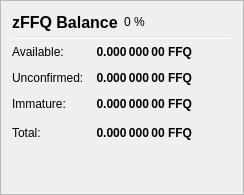
                   <widget class="QFrame" name="frame_ZerocoinBalances">
                    <property name="frameShape">
                     <enum>QFrame::StyledPanel</enum>
                    </property>
                    <property name="frameShadow">
                     <enum>QFrame::Raised</enum>
                    </property>
                    <layout class="QVBoxLayout" name="verticalLayout_7">
                     <item>
                      <layout class="QHBoxLayout" name="horizontalLayout_8" stretch="0,0,0">
                       <item>
                        <widget class="QLabel" name="label_5z_3">
                         <property name="minimumSize">
                          <size>
                           <width>0</width>
                           <height>20</height>
                          </size>
                         </property>
                         <property name="font">
                          <font>
                           <pointsize>12</pointsize>
                           <weight>75</weight>
                           <bold>true</bold>
                          </font>
                         </property>
                         <property name="text">
                          <string>zFFQ Balance</string>
                         </property>
                        </widget>
                       </item>
                       <item>
                        <widget class="QLabel" name="labelzFFQPercent">
                         <property name="text">
                          <string notr="true">0 %</string>
                         </property>
                        </widget>
                       </item>
                       <item>
                        <spacer name="horizontalSpacer_11">
                         <property name="orientation">
                          <enum>Qt::Horizontal</enum>
                         </property>
                         <property name="sizeHint" stdset="0">
                          <size>
                           <width>40</width>
                           <height>20</height>
                          </size>
                         </property>
                        </spacer>
                       </item>
                      </layout>
                     </item>
                     <item>
                      <widget class="Line" name="line_ZerocoinBalance">
                       <property name="minimumSize">
                        <size>
                         <width>0</width>
                         <height>1</height>
                        </size>
                       </property>
                       <property name="maximumSize">
                        <size>
                         <width>16777215</width>
                         <height>1</height>
                        </size>
                       </property>
                       <property name="orientation">
                        <enum>Qt::Horizontal</enum>
                       </property>
                      </widget>
                     </item>
                     <item>
                      <layout class="QGridLayout" name="gridLayout_5">
                       <property name="spacing">
                        <number>12</number>
                       </property>
                       <item row="1" column="0">
                        <widget class="QLabel" name="labelzBalanceMatureText">
                         <property name="toolTip">
                          <string>Mature: more than 20 confirmation and more than 1 mint of the same denomination after it was minted.
These zFFQ are spendable.</string>
                         </property>
                         <property name="text">
                          <string>Available:</string>
                         </property>
                        </widget>
                       </item>
                       <item row="1" column="1">
                        <widget class="QLabel" name="labelzBalanceMature">
                         <property name="font">
                          <font>
                           <weight>75</weight>
                           <bold>true</bold>
                          </font>
                         </property>
                         <property name="toolTip">
                          <string>Mature: more than 20 confirmation and more than 1 mint of the same denomination after it was minted.
These zFFQ are spendable.</string>
                         </property>
                         <property name="text">
                          <string notr="true">0.000 000 00 FFQ</string>
                         </property>
                         <property name="alignment">
                          <set>Qt::AlignRight|Qt::AlignTrailing|Qt::AlignVCenter</set>
                         </property>
                        </widget>
                       </item>
                       <item row="2" column="0">
                        <widget class="QLabel" name="labelzBalanceUnconfirmedText">
                         <property name="toolTip">
                          <string>Unconfirmed: less than 20 confirmations
Immature: confirmed, but less than 1 mint of the same denomination after it was minted</string>
                         </property>
                         <property name="text">
                          <string>Unconfirmed:</string>
                         </property>
                        </widget>
                       </item>
                       <item row="2" column="1">
                        <widget class="QLabel" name="labelzBalanceUnconfirmed">
                         <property name="font">
                          <font>
                           <weight>75</weight>
                           <bold>true</bold>
                          </font>
                         </property>
                         <property name="toolTip">
                          <string>Unconfirmed: less than 20 confirmations
Immature: confirmed, but less than 1 mint of the same denomination after it was minted</string>
                         </property>
                         <property name="text">
                          <string notr="true">0.000 000 00 FFQ</string>
                         </property>
                         <property name="alignment">
                          <set>Qt::AlignRight|Qt::AlignTrailing|Qt::AlignVCenter</set>
                         </property>
                        </widget>
                       </item>
                       <item row="3" column="0">
                        <widget class="QLabel" name="labelzBalanceImmatureText">
                         <property name="toolTip">
                          <string>Unconfirmed: less than 20 confirmations
Immature: confirmed, but less than 1 mint of the same denomination after it was minted</string>
                         </property>
                         <property name="text">
                          <string>Immature:</string>
                         </property>
                        </widget>
                       </item>
                       <item row="3" column="1">
                        <widget class="QLabel" name="labelzBalanceImmature">
                         <property name="font">
                          <font>
                           <weight>75</weight>
                           <bold>true</bold>
                          </font>
                         </property>
                         <property name="toolTip">
                          <string>Unconfirmed: less than 20 confirmations
Immature: confirmed, but less than 1 mint of the same denomination after it was minted</string>
                         </property>
                         <property name="text">
                          <string notr="true">0.000 000 00 FFQ</string>
                         </property>
                         <property name="alignment">
                          <set>Qt::AlignRight|Qt::AlignTrailing|Qt::AlignVCenter</set>
                         </property>
                        </widget>
                       </item>
                       <item row="4" column="0">
                        <widget class="QLabel" name="labelzBalanceText">
                         <property name="toolTip">
                          <string>Your current zFFQ balance, unconfirmed and immature zFFQ included.</string>
                         </property>
                         <property name="text">
                          <string>Total:</string>
                         </property>
                        </widget>
                       </item>
                       <item row="4" column="1">
                        <widget class="QLabel" name="labelzBalance">
                         <property name="font">
                          <font>
                           <weight>75</weight>
                           <bold>true</bold>
                          </font>
                         </property>
                         <property name="cursor">
                          <cursorShape>IBeamCursor</cursorShape>
                         </property>
                         <property name="toolTip">
                          <string>Your current zFFQ balance, unconfirmed and immature zFFQ included.</string>
                         </property>
                         <property name="text">
                          <string notr="true">0.000 000 00 FFQ</string>
                         </property>
                         <property name="alignment">
                          <set>Qt::AlignRight|Qt::AlignTrailing|Qt::AlignVCenter</set>
                         </property>
                         <property name="textInteractionFlags">
                          <set>Qt::LinksAccessibleByMouse|Qt::TextSelectableByKeyboard|Qt::TextSelectableByMouse</set>
                         </property>
                        </widget>
                       </item>
                       <item row="4" column="2">
                        <spacer name="horizontalSpacer_4">
                         <property name="orientation">
                          <enum>Qt::Horizontal</enum>
                         </property>
                         <property name="sizeHint" stdset="0">
                          <size>
                           <width>40</width>
                           <height>20</height>
                          </size>
                         </property>
                        </spacer>
                       </item>
                      </layout>
                     </item>
                     <item>
                      <spacer name="verticalSpacer_4">
                       <property name="orientation">
                        <enum>Qt::Vertical</enum>
                       </property>
                       <property name="sizeHint" stdset="0">
                        <size>
                         <width>20</width>
                         <height>40</height>
                        </size>
                       </property>
                      </spacer>
                     </item>
                    </layout>
                   </widget>
